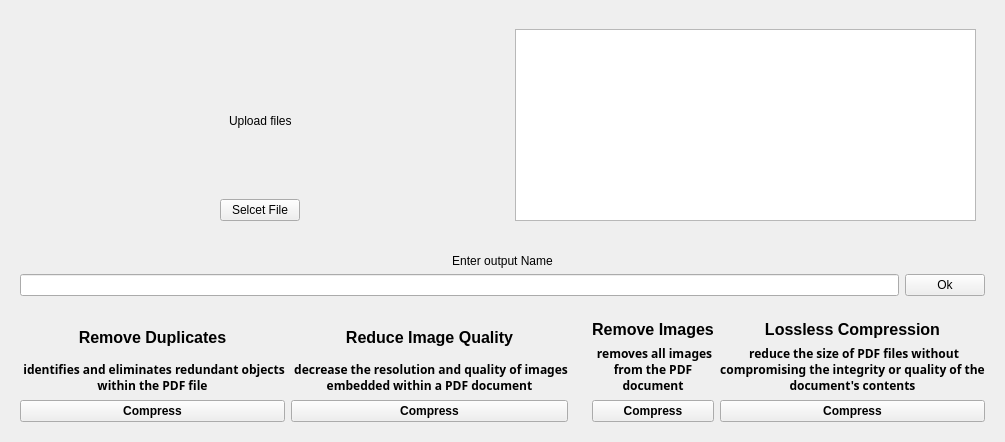
        <widget class="QWidget" name="page">
         <layout class="QVBoxLayout" name="verticalLayout_78">
          <item>
           <layout class="QVBoxLayout" name="verticalLayout_10">
            <item>
             <widget class="QWidget" name="widget_7" native="true">
              <layout class="QHBoxLayout" name="horizontalLayout_6">
               <item>
                <widget class="QWidget" name="widget_42" native="true">
                 <layout class="QVBoxLayout" name="verticalLayout_86">
                  <item>
                   <layout class="QVBoxLayout" name="verticalLayout_64">
                    <item>
                     <spacer name="verticalSpacer_14">
                      <property name="orientation">
                       <enum>Qt::Vertical</enum>
                      </property>
                      <property name="sizeHint" stdset="0">
                       <size>
                        <width>20</width>
                        <height>48</height>
                       </size>
                      </property>
                     </spacer>
                    </item>
                    <item>
                     <layout class="QHBoxLayout" name="horizontalLayout_29">
                      <item>
                       <spacer name="horizontalSpacer_23">
                        <property name="orientation">
                         <enum>Qt::Horizontal</enum>
                        </property>
                        <property name="sizeHint" stdset="0">
                         <size>
                          <width>78</width>
                          <height>20</height>
                         </size>
                        </property>
                       </spacer>
                      </item>
                      <item>
                       <layout class="QVBoxLayout" name="verticalLayout_6">
                        <item>
                         <widget class="QLabel" name="label_30">
                          <property name="text">
                           <string/>
                          </property>
                          <property name="pixmap">
                           <pixmap resource="resource.qrc">:/icons/icons/icons8-upload-50.png</pixmap>
                          </property>
                          <property name="alignment">
                           <set>Qt::AlignCenter</set>
                          </property>
                         </widget>
                        </item>
                        <item>
                         <widget class="QLabel" name="label_31">
                          <property name="text">
                           <string>Upload files</string>
                          </property>
                         </widget>
                        </item>
                       </layout>
                      </item>
                      <item>
                       <spacer name="horizontalSpacer_24">
                        <property name="orientation">
                         <enum>Qt::Horizontal</enum>
                        </property>
                        <property name="sizeHint" stdset="0">
                         <size>
                          <width>78</width>
                          <height>20</height>
                         </size>
                        </property>
                       </spacer>
                      </item>
                     </layout>
                    </item>
                    <item>
                     <spacer name="verticalSpacer_15">
                      <property name="orientation">
                       <enum>Qt::Vertical</enum>
                      </property>
                      <property name="sizeHint" stdset="0">
                       <size>
                        <width>20</width>
                        <height>48</height>
                       </size>
                      </property>
                     </spacer>
                    </item>
                    <item>
                     <layout class="QHBoxLayout" name="horizontalLayout_30">
                      <item>
                       <spacer name="horizontalSpacer_25">
                        <property name="orientation">
                         <enum>Qt::Horizontal</enum>
                        </property>
                        <property name="sizeHint" stdset="0">
                         <size>
                          <width>78</width>
                          <height>20</height>
                         </size>
                        </property>
                       </spacer>
                      </item>
                      <item>
                       <widget class="QPushButton" name="pushButton_13">
                        <property name="text">
                         <string>Selcet File</string>
                        </property>
                       </widget>
                      </item>
                      <item>
                       <spacer name="horizontalSpacer_26">
                        <property name="orientation">
                         <enum>Qt::Horizontal</enum>
                        </property>
                        <property name="sizeHint" stdset="0">
                         <size>
                          <width>78</width>
                          <height>20</height>
                         </size>
                        </property>
                       </spacer>
                      </item>
                     </layout>
                    </item>
                   </layout>
                  </item>
                 </layout>
                </widget>
               </item>
               <item>
                <widget class="QWidget" name="widget_21" native="true">
                 <layout class="QVBoxLayout" name="verticalLayout_68">
                  <item>
                   <widget class="QListWidget" name="listWidget_6"/>
                  </item>
                 </layout>
                </widget>
               </item>
              </layout>
             </widget>
            </item>
            <item>
             <widget class="QWidget" name="widget_44" native="true">
              <layout class="QHBoxLayout" name="horizontalLayout_49">
               <item>
                <layout class="QVBoxLayout" name="verticalLayout_74">
                 <item>
                  <widget class="QLabel" name="label_47">
                   <property name="text">
                    <string>Enter output Name</string>
                   </property>
                   <property name="alignment">
                    <set>Qt::AlignCenter</set>
                   </property>
                  </widget>
                 </item>
                 <item>
                  <layout class="QHBoxLayout" name="horizontalLayout_50">
                   <item>
                    <widget class="QLineEdit" name="lineEdit_9"/>
                   </item>
                   <item>
                    <widget class="QPushButton" name="pushButton_22">
                     <property name="text">
                      <string>Ok</string>
                     </property>
                    </widget>
                   </item>
                  </layout>
                 </item>
                </layout>
               </item>
              </layout>
             </widget>
            </item>
            <item>
             <layout class="QHBoxLayout" name="horizontalLayout_5">
              <item>
               <widget class="QWidget" name="widget_5" native="true">
                <layout class="QHBoxLayout" name="horizontalLayout_4">
                 <item>
                  <layout class="QVBoxLayout" name="verticalLayout_69">
                   <item>
                    <widget class="QLabel" name="performancelabel_17">
                     <property name="font">
                      <font>
                       <pointsize>12</pointsize>
                       <bold>true</bold>
                      </font>
                     </property>
                     <property name="text">
                      <string>Remove Duplicates</string>
                     </property>
                     <property name="alignment">
                      <set>Qt::AlignCenter</set>
                     </property>
                    </widget>
                   </item>
                   <item>
                    <widget class="QLabel" name="label_33">
                     <property name="font">
                      <font>
                       <family>Segoe UI Variable Small Semibol</family>
                       <bold>true</bold>
                      </font>
                     </property>
                     <property name="text">
                      <string> identifies and eliminates redundant objects within the PDF file</string>
                     </property>
                     <property name="alignment">
                      <set>Qt::AlignCenter</set>
                     </property>
                     <property name="wordWrap">
                      <bool>true</bool>
                     </property>
                     <property name="margin">
                      <number>5</number>
                     </property>
                    </widget>
                   </item>
                   <item>
                    <widget class="QPushButton" name="statsbtn_17">
                     <property name="font">
                      <font>
                       <bold>true</bold>
                      </font>
                     </property>
                     <property name="whatsThis">
                      <string>&lt;html&gt;&lt;head/&gt;&lt;body&gt;&lt;p&gt;The &amp;quot;Removing Duplication&amp;quot; function in our PDF software identifies and eliminates redundant objects within the PDF file. This includes instances where the same content, such as images or text, is repeated across multiple pages. By removing these duplicates, the function optimizes the file size without compromising the document's integrity, resulting in more efficient storage and transmission of PDF documents.&lt;/p&gt;&lt;/body&gt;&lt;/html&gt;</string>
                     </property>
                     <property name="text">
                      <string>Compress</string>
                     </property>
                     <property name="icon">
                      <iconset resource="resource.qrc">
                       <normaloff>:/icons/icons/icons8-compress-50.png</normaloff>:/icons/icons/icons8-compress-50.png</iconset>
                     </property>
                     <property name="iconSize">
                      <size>
                       <width>20</width>
                       <height>20</height>
                      </size>
                     </property>
                    </widget>
                   </item>
                  </layout>
                 </item>
                 <item>
                  <layout class="QVBoxLayout" name="verticalLayout_70">
                   <item>
                    <widget class="QLabel" name="performancelabel_18">
                     <property name="font">
                      <font>
                       <pointsize>12</pointsize>
                       <bold>true</bold>
                      </font>
                     </property>
                     <property name="text">
                      <string>Reduce Image Quality</string>
                     </property>
                     <property name="alignment">
                      <set>Qt::AlignCenter</set>
                     </property>
                    </widget>
                   </item>
                   <item>
                    <widget class="QLabel" name="label_34">
                     <property name="font">
                      <font>
                       <family>Segoe UI Variable Small Semibol</family>
                       <bold>true</bold>
                      </font>
                     </property>
                     <property name="text">
                      <string> decrease the resolution and quality of images embedded within a PDF document</string>
                     </property>
                     <property name="alignment">
                      <set>Qt::AlignCenter</set>
                     </property>
                     <property name="wordWrap">
                      <bool>true</bool>
                     </property>
                     <property name="margin">
                      <number>5</number>
                     </property>
                    </widget>
                   </item>
                   <item>
                    <widget class="QPushButton" name="statsbtn_18">
                     <property name="font">
                      <font>
                       <bold>true</bold>
                      </font>
                     </property>
                     <property name="whatsThis">
                      <string>Our software's &quot;Reducing Image Quality&quot; function allows users to decrease the resolution and quality of images embedded within a PDF document. By adjusting image quality parameters, users can achieve significant reductions in file size while retaining sufficient visual clarity for their intended use. This feature is beneficial when file size optimization is crucial, such as when sharing or storing PDFs with embedded images, without sacrificing essential visual content.</string>
                     </property>
                     <property name="text">
                      <string>Compress</string>
                     </property>
                     <property name="icon">
                      <iconset resource="resource.qrc">
                       <normaloff>:/icons/icons/icons8-compress-50.png</normaloff>:/icons/icons/icons8-compress-50.png</iconset>
                     </property>
                     <property name="iconSize">
                      <size>
                       <width>20</width>
                       <height>20</height>
                      </size>
                     </property>
                    </widget>
                   </item>
                  </layout>
                 </item>
                </layout>
               </widget>
              </item>
              <item>
               <widget class="QWidget" name="widget_6" native="true">
                <layout class="QHBoxLayout" name="horizontalLayout_3">
                 <item>
                  <layout class="QVBoxLayout" name="verticalLayout_71">
                   <item>
                    <widget class="QLabel" name="performancelabel_19">
                     <property name="font">
                      <font>
                       <pointsize>12</pointsize>
                       <bold>true</bold>
                      </font>
                     </property>
                     <property name="text">
                      <string>Remove Images</string>
                     </property>
                     <property name="alignment">
                      <set>Qt::AlignCenter</set>
                     </property>
                    </widget>
                   </item>
                   <item>
                    <widget class="QLabel" name="label_35">
                     <property name="font">
                      <font>
                       <family>Segoe UI Variable Small Semibol</family>
                       <bold>true</bold>
                      </font>
                     </property>
                     <property name="text">
                      <string> removes all images from the PDF document</string>
                     </property>
                     <property name="alignment">
                      <set>Qt::AlignCenter</set>
                     </property>
                     <property name="wordWrap">
                      <bool>true</bool>
                     </property>
                     <property name="margin">
                      <number>5</number>
                     </property>
                    </widget>
                   </item>
                   <item>
                    <widget class="QPushButton" name="statsbtn_19">
                     <property name="font">
                      <font>
                       <bold>true</bold>
                      </font>
                     </property>
                     <property name="whatsThis">
                      <string>The &quot;Removing Images&quot; function selectively removes all images from the PDF document, reducing its file size. This feature is particularly useful when images are not essential for the document's purpose or when minimizing file size is a priority. By eliminating images, users can create more compact PDF files suitable for various applications, including online sharing, archiving, and printing.</string>
                     </property>
                     <property name="text">
                      <string>Compress</string>
                     </property>
                     <property name="icon">
                      <iconset resource="resource.qrc">
                       <normaloff>:/icons/icons/icons8-compress-50.png</normaloff>:/icons/icons/icons8-compress-50.png</iconset>
                     </property>
                     <property name="iconSize">
                      <size>
                       <width>20</width>
                       <height>20</height>
                      </size>
                     </property>
                    </widget>
                   </item>
                  </layout>
                 </item>
                 <item>
                  <layout class="QVBoxLayout" name="verticalLayout_47">
                   <item>
                    <widget class="QLabel" name="performancelabel_16">
                     <property name="font">
                      <font>
                       <pointsize>12</pointsize>
                       <bold>true</bold>
                      </font>
                     </property>
                     <property name="text">
                      <string>Lossless Compression</string>
                     </property>
                     <property name="alignment">
                      <set>Qt::AlignCenter</set>
                     </property>
                    </widget>
                   </item>
                   <item>
                    <widget class="QLabel" name="label_32">
                     <property name="font">
                      <font>
                       <family>Segoe UI Variable Small Semibol</family>
                       <bold>true</bold>
                      </font>
                     </property>
                     <property name="text">
                      <string> reduce the size of PDF files without compromising the integrity or quality of the document's contents</string>
                     </property>
                     <property name="alignment">
                      <set>Qt::AlignCenter</set>
                     </property>
                     <property name="wordWrap">
                      <bool>true</bool>
                     </property>
                     <property name="margin">
                      <number>5</number>
                     </property>
                    </widget>
                   </item>
                   <item>
                    <widget class="QPushButton" name="statsbtn_16">
                     <property name="font">
                      <font>
                       <bold>true</bold>
                      </font>
                     </property>
                     <property name="whatsThis">
                      <string>The &quot;Lossless Compression&quot; function employs advanced compression algorithms to reduce the size of PDF files without compromising the integrity or quality of the document's contents. Unlike traditional compression methods that may result in data loss or degradation, this function ensures that the PDF retains its original formatting, text, and images while achieving substantial file size reduction. By preserving document fidelity, users can efficiently manage and distribute PDF files without sacrificing quality.</string>
                     </property>
                     <property name="text">
                      <string>Compress</string>
                     </property>
                     <property name="icon">
                      <iconset resource="resource.qrc">
                       <normaloff>:/icons/icons/icons8-compress-50.png</normaloff>:/icons/icons/icons8-compress-50.png</iconset>
                     </property>
                     <property name="iconSize">
                      <size>
                       <width>20</width>
                       <height>20</height>
                      </size>
                     </property>
                    </widget>
                   </item>
                  </layout>
                 </item>
                </layout>
               </widget>
              </item>
             </layout>
            </item>
           </layout>
          </item>
         </layout>
        </widget>
